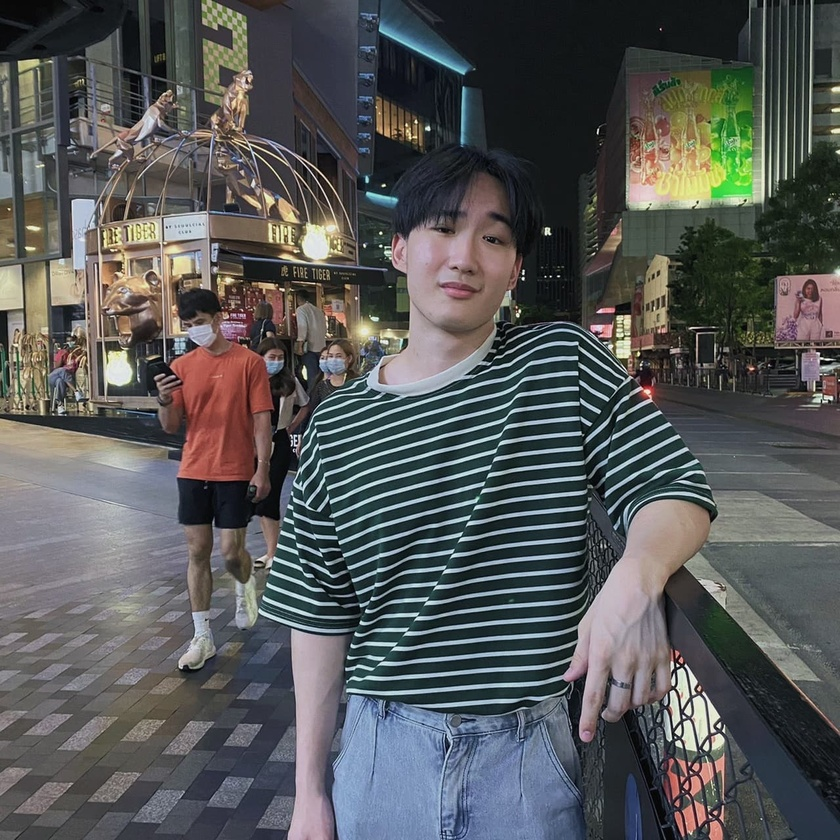
#> input picture images/proimg2.jpg, 840 x 840 px, shrunk from 1280 x 1280 before the run
$ python faceRecog.py
#> lines starting #> are read from the running program, lines starting #| are printed output that depends on the picture; after the words box and inside, x2 and y2 are one past the last pixel; in counts of white or black regions, pixels touching at a corner belong together
import cv2

face_cascade = cv2.CascadeClassifier('haarcascade_frontalface_default.xml')
eye_cascade = cv2.CascadeClassifier('haarcascade_eye.xml')
img = cv2.imread('images/proimg2.jpg')
#> img is the input picture: shape (840, 840, 3); mean B, G, R 87.5, 87.5, 85.8
gray = cv2.cvtColor(img, cv2.COLOR_BGR2GRAY)
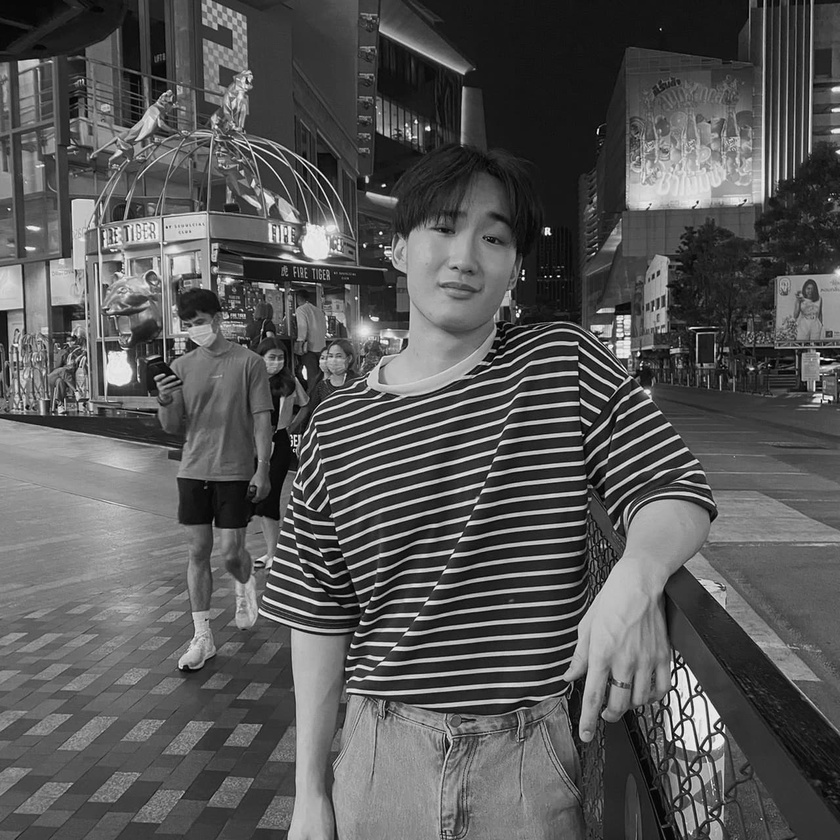
#> gray: shape (840, 840); min 0, max 255, mean 87
faces = face_cascade.detectMultiScale(gray)
#> faces = [[322, 345, 28, 28], [390, 176, 144, 144]]

for (x, y, w, h) in faces:
    cv2.rectangle(img, (x, y), (x+w, y+h), (0, 255, 255), 2)

    roi_gray = gray[y:y+h, x:x+w]
    cv2.imshow('roi_gray', roi_gray)
    roi_color = img[y:y+h, x:x+w]
    cv2.imshow('roi_color', roi_color)
    eyes = eye_cascade.detectMultiScale(roi_gray)
    for (ex,ey,ew,eh) in eyes:
        cv2.rectangle(roi_color,(ex,ey),(ex+ew,ey+eh),(0,0,255),2)
#> this loop made 2 passes
#> (x, y, w, h, eyes) on pass 2: (390, 176, 144, 144, [[95, 31, 24, 24], [84, 48, 32, 32]])
#> pass 1, `roi_gray = gray[y:y+h, x:x+w]`:
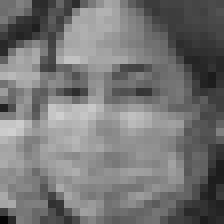
#> roi_gray: shape (28, 28) (shown 8 times larger); min 5, max 207, mean 117.2
#> pass 1, `roi_color = img[y:y+h, x:x+w]`:
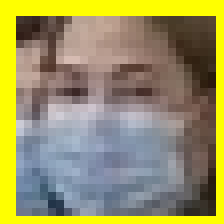
#> roi_color: shape (28, 28, 3) (shown 8 times larger); mean B, G, R 97.4, 147.2, 152.8
#> pass 2, `roi_gray = gray[y:y+h, x:x+w]`:
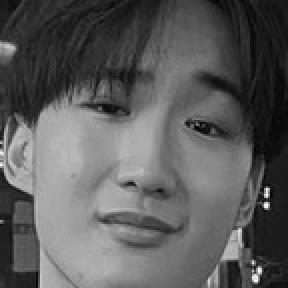
#> roi_gray: shape (144, 144) (shown 2 times larger); min 1, max 254, mean 91.6
#> pass 2, `roi_color = img[y:y+h, x:x+w]`:
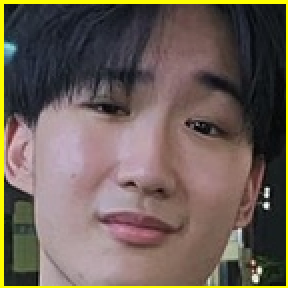
#> roi_color: shape (144, 144, 3) (shown 2 times larger); mean B, G, R 86, 95.8, 109.4
#> after the loop:
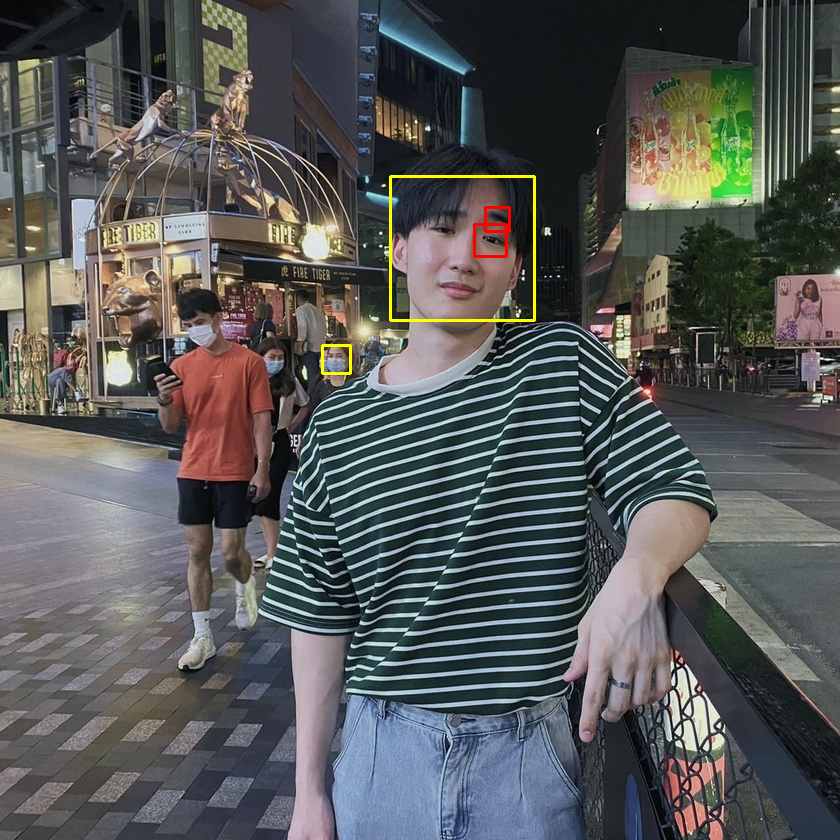
#> img: shape (840, 840, 3); 0.38% of pixels changed, all inside (x1, y1, x2, y2) = (321, 175, 536, 375)
#> after the loop:
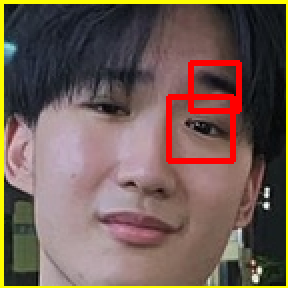
#> roi_color: shape (144, 144, 3) (shown 2 times larger); 3.12% of pixels changed, all inside (x1, y1, x2, y2) = (83, 30, 121, 82)

cv2.imshow('img', img)
cv2.waitKey(0)
cv2.destroyAllWindows()
